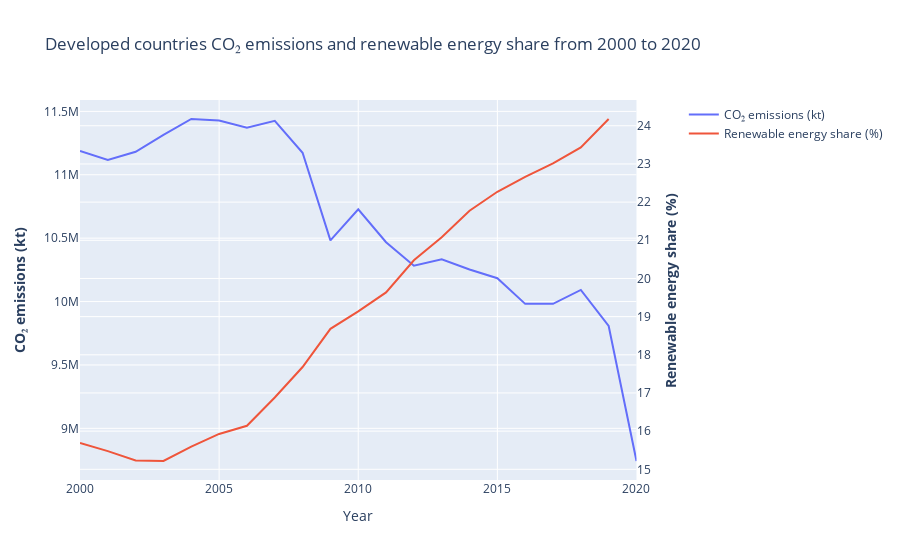

Here is the notebook cell this chart was saved with:
### Markdown cell above
There might also be a difference between developed and developing countries, so the graph below specifies the data on developed countries.

### Code cell
developed_data = df[(df['Element'] == "Emissions (CO2)") & (df['Item'] == "All sectors without LULUCF") & (df['Area'].isin(developed_countries))].drop(columns=[
    'Item', 'Element'])

developed_means = pd.concat([developed_data['Renewable energy share in the total final energy consumption (%)'].groupby(developed_data['Year']).mean(), developed_data['Emission'].groupby(developed_data['Year']).sum()], axis=1)

developed_means = pd.concat([developed_data['Renewable energy share in the total final energy consumption (%)'].groupby(developed_data['Year']).mean(), developed_data['Emission'].groupby(developed_data['Year']).sum()], axis=1)

# Create figure with secondary y-axis
fig = make_subplots(specs=[[{"secondary_y": True}]])

# Add traces
fig.add_trace(
    go.Scatter(x=developed_means.index, y=developed_means['Emission'], name="CO₂ emissions (kt)"),
    secondary_y=False,
)

fig.add_trace(
    go.Scatter(x=developed_means.index, y=developed_means['Renewable energy share in the total final energy consumption (%)'], name="Renewable energy share (%)"),
    secondary_y=True,
)

# Add figure title
fig.update_layout(
    title_text="CO₂ Emissions and Renewable Energy Share in Developed Countries from 2000 to 2020"
)

# Set x-axis title
fig.update_xaxes(title_text="Year")

# Set y-axes titles
fig.update_yaxes(title_text="<b>CO₂ emissions (kt)</b>", secondary_y=False)
fig.update_yaxes(title_text="<b>Renewable energy share (%)</b>", secondary_y=True)

fig.show()

### Figure 1 — Plotly figure (JSON) as saved in the notebook; plotly's stock layout.template omitted (floating-point values rounded to 4 significant figures)
{"data": [{"name": "CO₂ emissions (kt)", "type": "scatter", "x": [2000, 2001, 2002, 2003, 2004, 2005, 2006, 2007, 2008, 2009, 2010, 2011, 2012, 2013, 2014, 2015, 2016, 2017, 2018, 2019, 2020], "xaxis": "x", "y": [11190000.0, 11120000.0, 11180000.0, 11320000.0, 11440000.0, 11430000.0, 11370000.0, 11430000.0, 11170000.0, 10480000.0, 10730000.0, 10470000.0, 10280000.0, 10330000.0, 10250000.0, 10180000.0, 9982000.0, 9982000.0, 10090000.0, 9808000.0, 8742000.0], "yaxis": "y"}, {"name": "Renewable energy share (%)", "type": "scatter", "x": [2000, 2001, 2002, 2003, 2004, 2005, 2006, 2007, 2008, 2009, 2010, 2011, 2012, 2013, 2014, 2015, 2016, 2017, 2018, 2019, 2020], "xaxis": "x", "y": [15.69, 15.48, 15.23, 15.22, 15.6, 15.93, 16.14, 16.88, 17.68, 18.68, 19.14, 19.63, 20.48, 21.08, 21.77, 22.27, 22.66, 23.01, 23.43, 24.18, null], "yaxis": "y2"}], "layout": {"title": {"text": "Developed countries CO₂ emissions and renewable energy share from 2000 to 2020"}, "xaxis": {"anchor": "y", "domain": [0, 0.94], "title": {"text": "Year"}}, "yaxis": {"anchor": "x", "domain": [0, 1], "title": {"text": "<b>CO₂ emissions (kt)</b>"}}, "yaxis2": {"anchor": "x", "overlaying": "y", "side": "right", "title": {"text": "<b>Renewable energy share (%)</b>"}}}}
